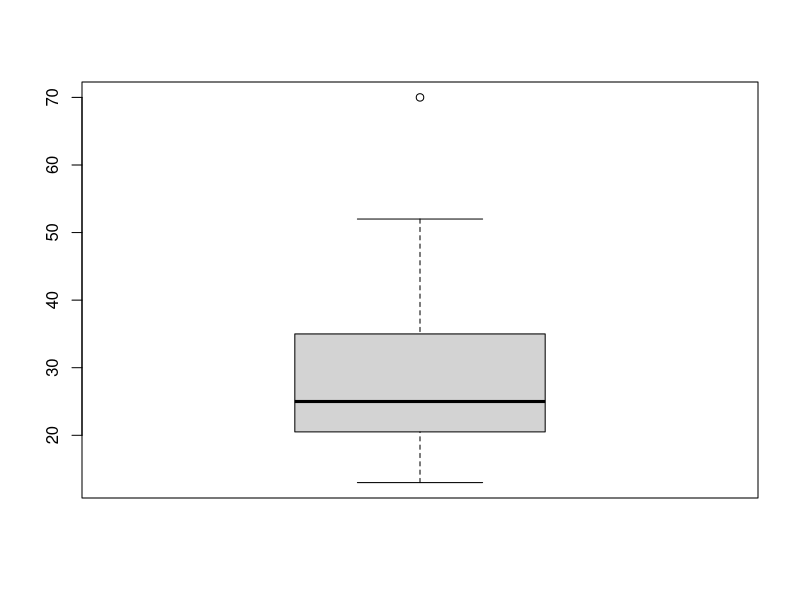
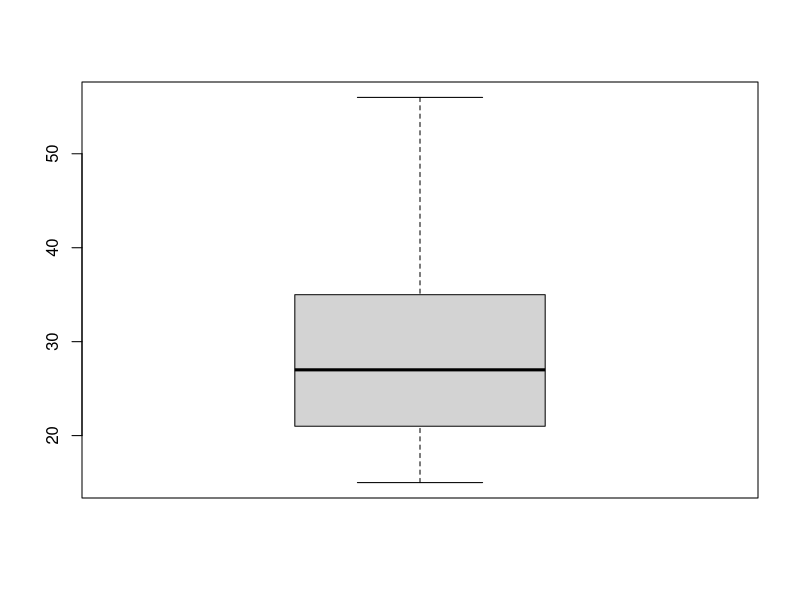

Reproduce these figures in R, in order.
#Chapter 3 HW#2 by Angela Hughes and Hannah Andrews
#Page 121, Exercises 3.2, 3.3, 3.5, 3.6, 3.8, 3.11
#due midnight 2/19

library(dplyr)

#3.2
#missing values can be replaced with the median, especially if the data is skewed.
#Or they could be replaced by the mean if the data is symmetrical.
#You could fill in the missing value with a Baysian-predicted value.
#It's generally not recommended to fill missing values with −∞.
#missing values can also be replaced with "N/A", "Unknown", to distinguish semantics.
#but these labels may interfere with analysis that seeks to recognize trends.

#3.3
#(a)
ages <- c(13, 15, 16, 16, 19, 20, 20, 21, 22, 22, 25, 25, 25, 25, 30,
          33, 33, 35, 35, 35, 35, 36, 40, 45, 46, 52, 70)
length(ages) #is 27

#bins of depth 3, where our 27 items are divided by 9 bins
ageBin1 <- c(13, 15, 16)
ageBin2 <- c(16, 19, 20)
ageBin3 <- c(20, 21, 22)
ageBin4 <- c(22, 25, 25)
ageBin5 <- c(25, 25, 30)
ageBin6 <- c(33, 33, 35)
ageBin7 <- c(35, 35, 35)
ageBin8 <- c(36, 40, 45)
ageBin9 <- c(46, 52, 70)

ageBins <- c(mean(ageBin1), mean(ageBin2), mean(ageBin3), mean(ageBin4), 
             mean(ageBin5), mean(ageBin6), mean(ageBin7), mean(ageBin8), mean(ageBin9)) 
ageBins <- round(ageBins)
print(ageBins) #there were too many sig figs
length(ageBins) #is 9

#comparing pre-smoothed and smoothed by bin means
fivenum(ages)
fivenum(ageBins)
boxplot(ages) #pre-smoothed treats highest value as an outlier
boxplot(ageBins)#smoothed has a higher median
mean(ages)
mean(ageBins) #mean is about the same, smoothed and pre-smoothed

#(b)
#outliers could be determined by cluster analysis, boxplots (such as above in 3.3(a)),
#and linear regression (by finding data outside of the line of best fit)

#(c)
#other methods of data smoothing include wavelet transform, clustering, 
#log linear models, and regression.


#3.5
#value ranges of the following normalization methods.

#(a)
#the value ranges of min-max normalization are the new min and the new max, as defined by
#the scientist. The values within that range are transformed in a linear way, where their
#relationships are preserved. After this normalization, 
#you can't introduce new values that fall outside of the original min-max.

#(b)
#the value ranges of z-score normalization are taken by subtracting the mean, and 
#dividing by the standard deviation, for each value.
#this can be used when the real min-max are unknown, and when there are outliers.

#(c)
#the value ranges of z-score normalization using mean absolute deviation are taken 
#by subtracting the mean, and dividing by the mean absolute deviation, for each value.
#this can diminish the powerful effect of outliers.
#mean absolute deviation: from each value, subtract the mean, sum the values after subtraction, 
#and divide by the total number of values.


#(d)
#the value ranges of normalization by decimal scaling normalization are such that that
#the absolute value of the maxium value is less than 1. We divide each value by
#ten to the power of whichever exponent achieves this. Basically, we're moving the decimal
#point over so that our largest value sits just to the right of the decimal. 

#3.6
#normalizing the following data
preNormed <- c(200, 300, 400, 600, 1000)

#(a) min-max normalization by setting min=0 and max=1
minMaxNormed <- (((preNormed[1])-200)/(1000-200))*(1-0)+0
minMaxNormed <- append(minMaxNormed,(((preNormed[2])-200)/(1000-200))*(1-0)+0, after=length(minMaxNormed))
minMaxNormed <- append(minMaxNormed,(((preNormed[3])-200)/(1000-200))*(1-0)+0, after=length(minMaxNormed))
minMaxNormed <- append(minMaxNormed,(((preNormed[4])-200)/(1000-200))*(1-0)+0, after=length(minMaxNormed))
minMaxNormed <- append(minMaxNormed,(((preNormed[5])-200)/(1000-200))*(1-0)+0, after=length(minMaxNormed))
print(minMaxNormed)

#(b) zscore norming
sd(preNormed)
mean(preNormed)
sdNormed <- ((preNormed[1])-mean(preNormed))/(sd(preNormed))
sdNormed <- append(sdNormed, ((preNormed[2])-mean(preNormed))/(sd(preNormed)), after=length(minMaxNormed))
sdNormed <- append(sdNormed, ((preNormed[3])-mean(preNormed))/(sd(preNormed)), after=length(minMaxNormed))
sdNormed <- append(sdNormed, ((preNormed[4])-mean(preNormed))/(sd(preNormed)), after=length(minMaxNormed))
sdNormed <- append(sdNormed, ((preNormed[5])-mean(preNormed))/(sd(preNormed)), after=length(minMaxNormed))
print(sdNormed)

#(c) z-score norming using mean absolute deviation

mAbsolute <- abs(preNormed[1] - mean(preNormed)) + abs(preNormed[2] - mean(preNormed)) + abs(preNormed[3] - mean(preNormed)) + abs(preNormed[4] - mean(preNormed)) + abs(preNormed[5] - mean(preNormed))
mAbsolute <- mAbsolute/length(preNormed)              

meanAbsNormed <- c()
meanAbsNormed <- ((preNormed[1])-mean(preNormed))/(mAbsolute)
meanAbsNormed <- append(meanAbsNormed, ((preNormed[2])-mean(preNormed))/(mAbsolute), after=length(meanAbsNormed))
meanAbsNormed <- append(meanAbsNormed, ((preNormed[3])-mean(preNormed))/(mAbsolute), after=length(meanAbsNormed))
meanAbsNormed <- append(meanAbsNormed, ((preNormed[4])-mean(preNormed))/(mAbsolute), after=length(meanAbsNormed))
meanAbsNormed <- append(meanAbsNormed, ((preNormed[5])-mean(preNormed))/(mAbsolute), after=length(meanAbsNormed))

              